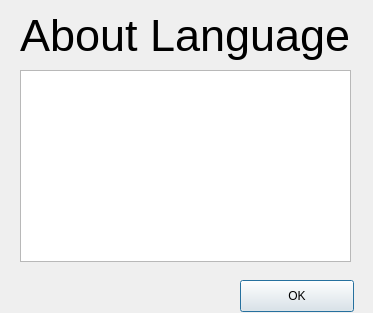
<?xml version="1.0" encoding="UTF-8"?>
<ui version="4.0">
 <class>LanguageHelpDialog</class>
 <widget class="QDialog" name="LanguageHelpDialog">
  <property name="geometry">
   <rect>
    <x>0</x>
    <y>0</y>
    <width>373</width>
    <height>313</height>
   </rect>
  </property>
  <property name="windowTitle">
   <string>Dialog</string>
  </property>
  <widget class="QTextBrowser" name="textInfo">
   <property name="geometry">
    <rect>
     <x>20</x>
     <y>70</y>
     <width>331</width>
     <height>192</height>
    </rect>
   </property>
   <property name="html">
    <string>&lt;!DOCTYPE HTML PUBLIC &quot;-//W3C//DTD HTML 4.0//EN&quot; &quot;http://www.w3.org/TR/REC-html40/strict.dtd&quot;&gt;
&lt;html&gt;&lt;head&gt;&lt;meta name=&quot;qrichtext&quot; content=&quot;1&quot; /&gt;&lt;style type=&quot;text/css&quot;&gt;
p, li { white-space: pre-wrap; }
&lt;/style&gt;&lt;/head&gt;&lt;body style=&quot; font-family:'Ubuntu'; font-size:9pt; font-weight:400; font-style:normal;&quot;&gt;
&lt;p style=&quot;-qt-paragraph-type:empty; margin-top:12px; margin-bottom:12px; margin-left:0px; margin-right:0px; -qt-block-indent:0; text-indent:0px; font-family:'Lucida Grande'; font-size:13pt;&quot;&gt;&lt;br /&gt;&lt;/p&gt;&lt;/body&gt;&lt;/html&gt;</string>
   </property>
  </widget>
  <widget class="QLabel" name="lblTitle">
   <property name="geometry">
    <rect>
     <x>20</x>
     <y>10</y>
     <width>341</width>
     <height>51</height>
    </rect>
   </property>
   <property name="font">
    <font>
     <family>Arial</family>
     <pointsize>34</pointsize>
    </font>
   </property>
   <property name="text">
    <string>About Language</string>
   </property>
  </widget>
  <widget class="QPushButton" name="btnOk">
   <property name="geometry">
    <rect>
     <x>240</x>
     <y>280</y>
     <width>114</width>
     <height>32</height>
    </rect>
   </property>
   <property name="text">
    <string>OK</string>
   </property>
  </widget>
 </widget>
 <resources/>
 <connections/>
</ui>
